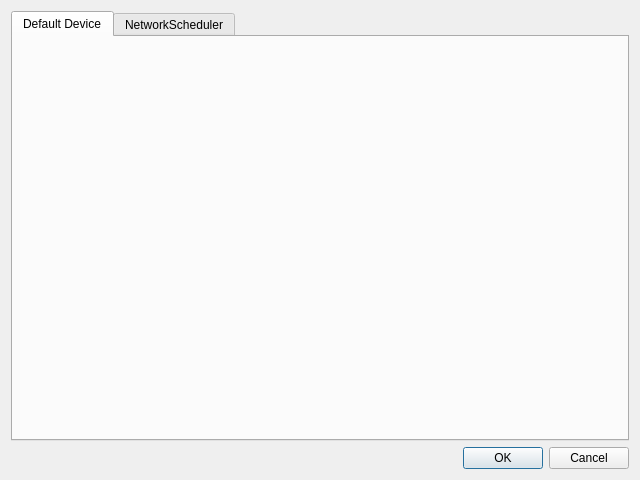
<?xml version="1.0" encoding="UTF-8"?>
<ui version="4.0">
 <class>PreferencesDialog</class>
 <widget class="QDialog" name="PreferencesDialog">
  <property name="geometry">
   <rect>
    <x>0</x>
    <y>0</y>
    <width>640</width>
    <height>480</height>
   </rect>
  </property>
  <property name="windowTitle">
   <string>Dialog</string>
  </property>
  <layout class="QVBoxLayout" name="verticalLayout">
   <item>
    <widget class="QTabWidget" name="tabWidget">
     <property name="currentIndex">
      <number>0</number>
     </property>
     <widget class="QWidget" name="tab">
      <attribute name="title">
       <string>Default Device</string>
      </attribute>
     </widget>
     <widget class="QWidget" name="tab_2">
      <attribute name="title">
       <string>NetworkScheduler</string>
      </attribute>
      <layout class="QGridLayout" name="gridLayout">
       <item row="0" column="0">
        <widget class="QLabel" name="label">
         <property name="text">
          <string>Scheduler Variable Request Interval (ms)</string>
         </property>
        </widget>
       </item>
       <item row="0" column="1">
        <widget class="QSpinBox" name="m_variableRequestSpinBox">
         <property name="minimum">
          <number>1</number>
         </property>
         <property name="maximum">
          <number>500</number>
         </property>
        </widget>
       </item>
       <item row="1" column="0">
        <widget class="QLabel" name="label_2">
         <property name="text">
          <string>Scheduler Alive Request Interval (ms)</string>
         </property>
        </widget>
       </item>
       <item row="1" column="1">
        <widget class="QSpinBox" name="m_aliveRequestSpinBox">
         <property name="minimum">
          <number>500</number>
         </property>
         <property name="maximum">
          <number>2000</number>
         </property>
        </widget>
       </item>
      </layout>
     </widget>
    </widget>
   </item>
   <item>
    <widget class="QDialogButtonBox" name="buttonBox">
     <property name="orientation">
      <enum>Qt::Horizontal</enum>
     </property>
     <property name="standardButtons">
      <set>QDialogButtonBox::Cancel|QDialogButtonBox::Ok</set>
     </property>
    </widget>
   </item>
  </layout>
 </widget>
 <resources/>
 <connections>
  <connection>
   <sender>buttonBox</sender>
   <signal>accepted()</signal>
   <receiver>PreferencesDialog</receiver>
   <slot>accept()</slot>
   <hints>
    <hint type="sourcelabel">
     <x>248</x>
     <y>254</y>
    </hint>
    <hint type="destinationlabel">
     <x>157</x>
     <y>274</y>
    </hint>
   </hints>
  </connection>
  <connection>
   <sender>buttonBox</sender>
   <signal>rejected()</signal>
   <receiver>PreferencesDialog</receiver>
   <slot>reject()</slot>
   <hints>
    <hint type="sourcelabel">
     <x>316</x>
     <y>260</y>
    </hint>
    <hint type="destinationlabel">
     <x>286</x>
     <y>274</y>
    </hint>
   </hints>
  </connection>
 </connections>
</ui>
